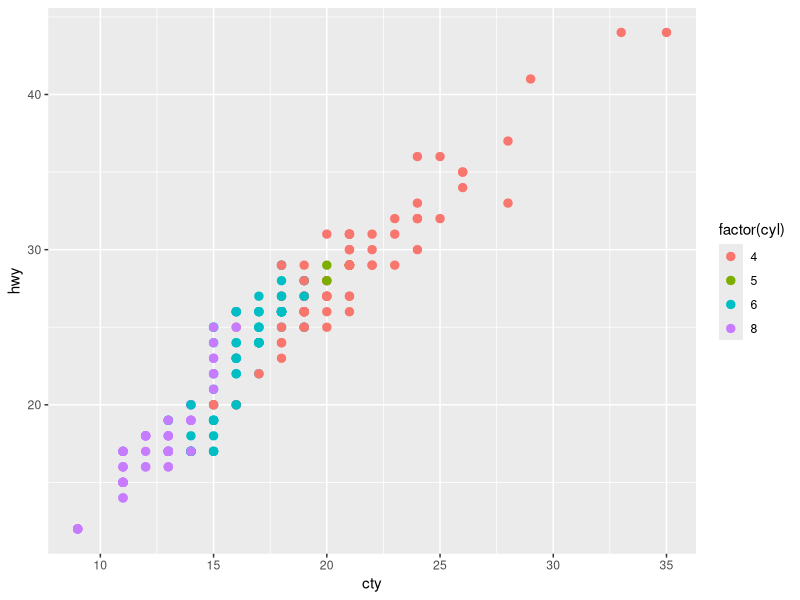

Source code (R):
## Create Figure 2
## AG Schissler
## Created 27 Jul 2017

############################################################
## i. Set up environment

library(ggplot2)
library(cowplot)

setwd("~/Dropbox/splice-n-of-1-pathways/Figures")

plot.mpg <- ggplot(mpg, aes(x = cty, y = hwy, colour = factor(cyl))) + 
  geom_point(size=2.5)
plot.mpg

fig3 <- ggdraw(plot.mpg) + 
    draw_plot_label("A", size = 14) + 
    draw_label("DRAFT!", angle = 35, size = 80, alpha = .2)

save_plot("Figure2.pdf", fig3,
          # each individual subplot should have an aspect ratio of 1.3
          )
